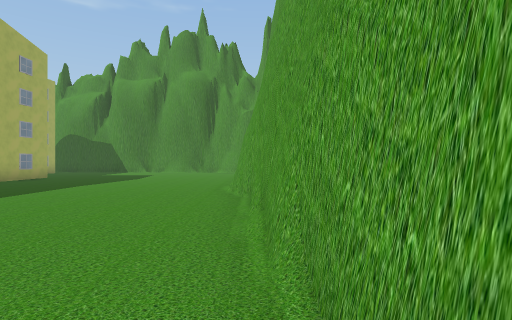
view 1 (above)

24 first-person views from a walk through a scene from a Unity 3-D project. The camera is 1.4 m above the floor, looks level and sees 80° across. The floor is counted in squares, 2 m on a side. Each view is taken from the middle of a square. On the plan, view 1 faces up. The plan holds only what a view shows up to about 10 squares ahead; the rest is blank. The place goes on beyond the plan. The player is left out. Some surface patterns are stand-ins.

view 2
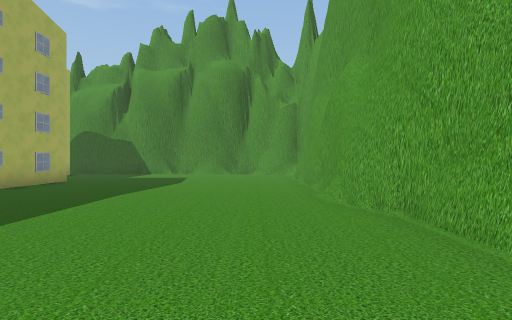

view 3
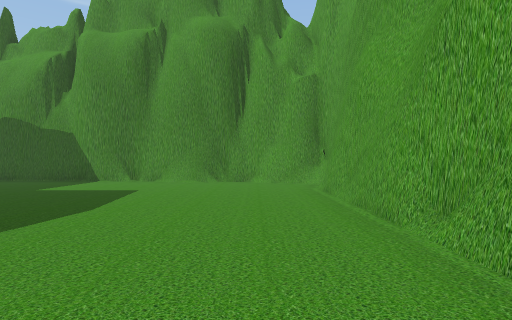

view 4
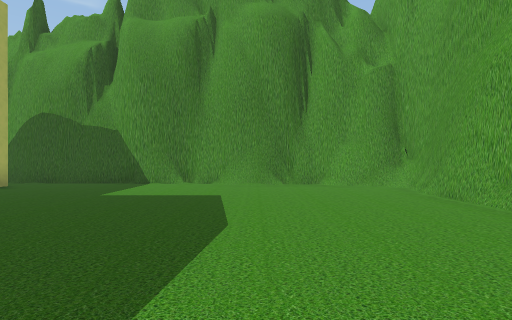

view 5
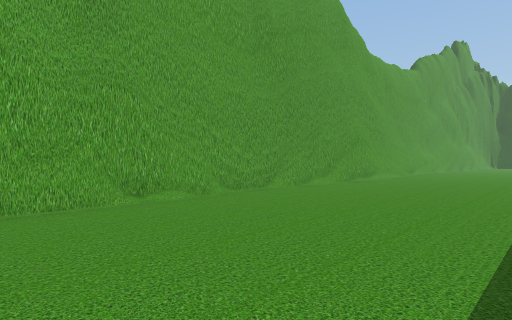

view 6
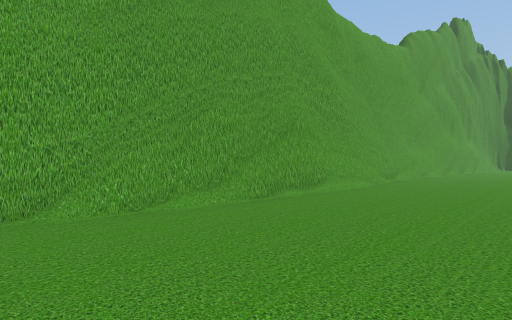

view 7
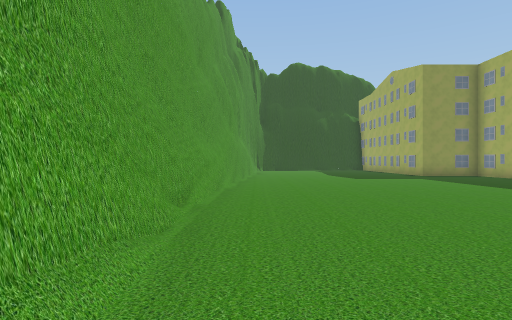

view 8
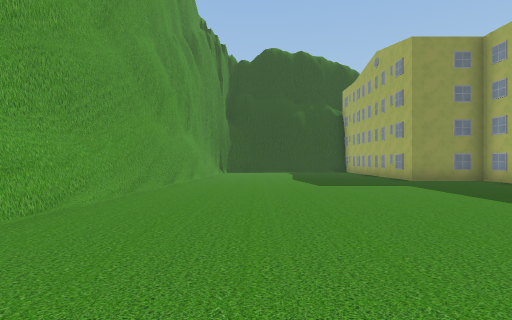

view 9
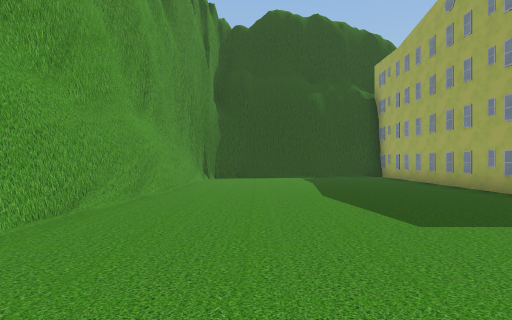

view 10
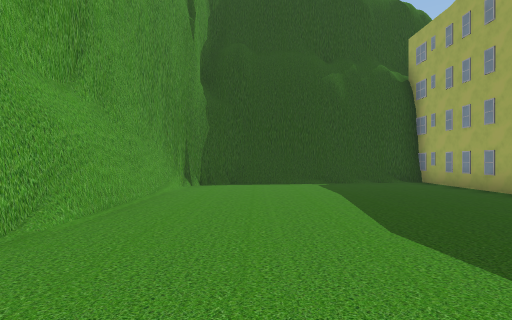

view 11
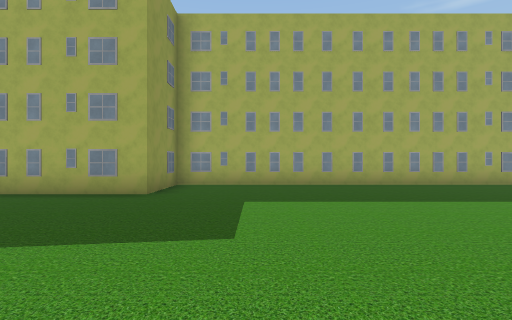

view 12
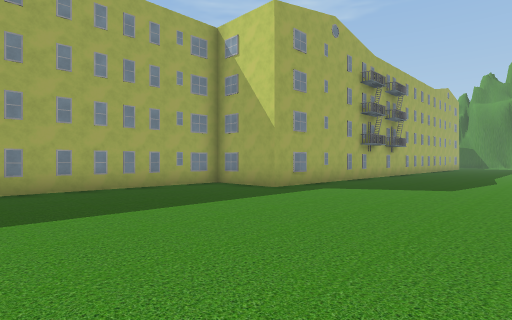

view 13
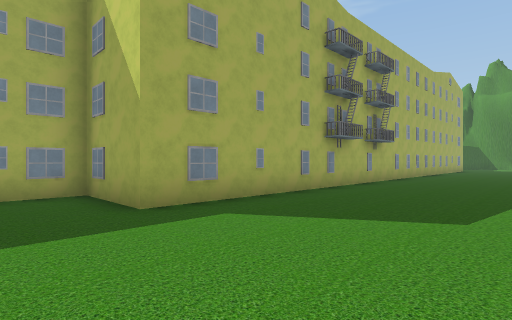

view 14
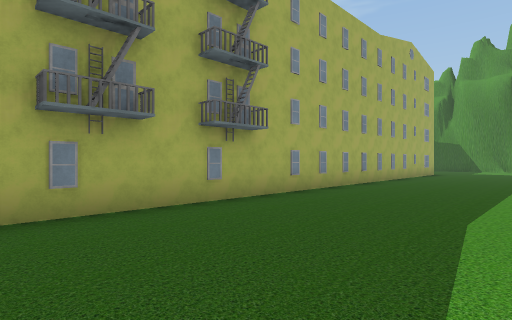

view 15
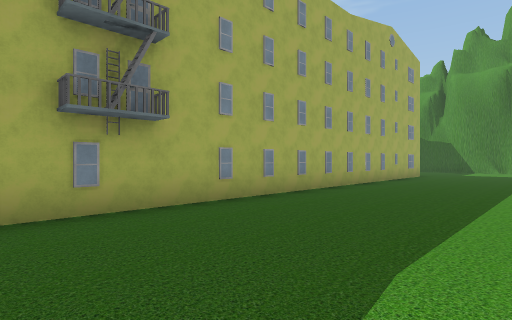

view 16
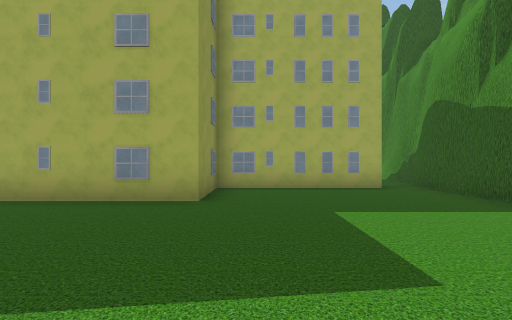

view 17
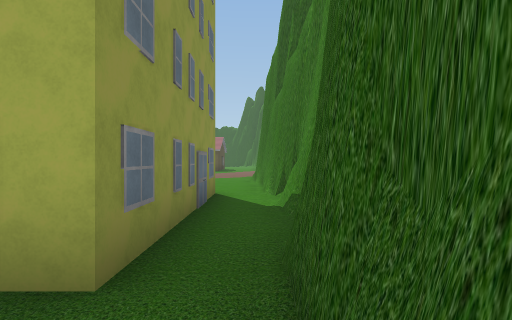

view 18
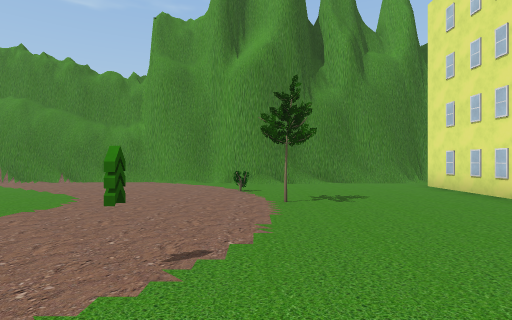

view 19
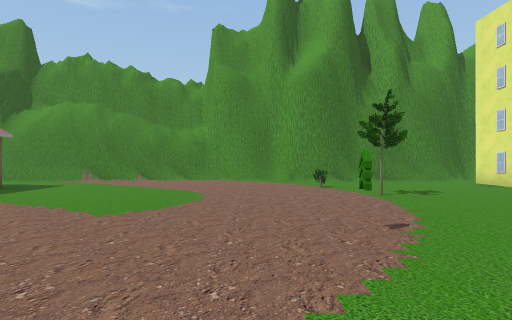

view 20
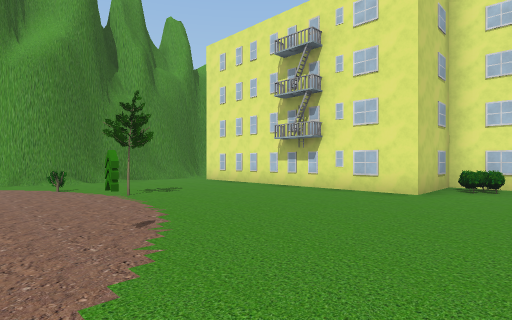

view 21
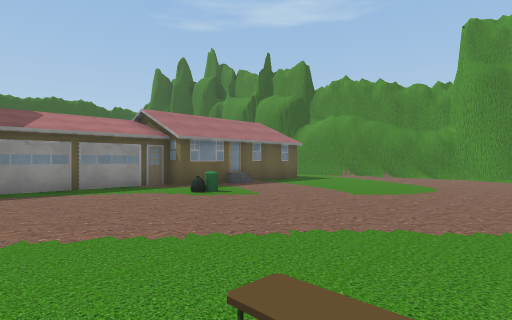

view 22
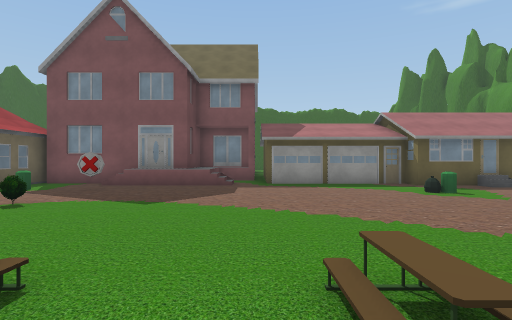

view 23
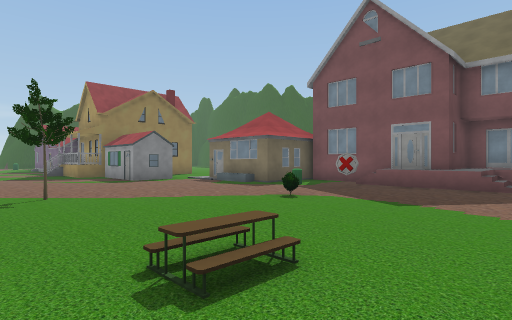

view 24
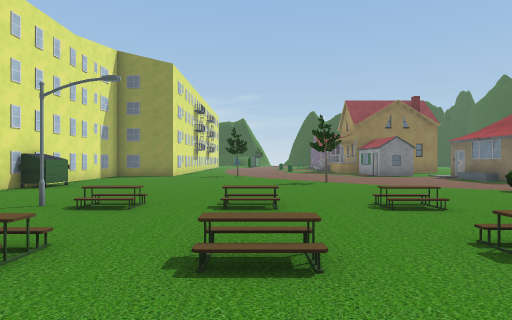

### Floor plan
Key: @ floor where view 1 was taken; # wall or solid block; . main floor; : floor 0.25 m higher than the main floor; / step, stairs or slope; B bush; T tree; U building; I bin; S streetlight; O other object.
Columns run from 29 left of view 1 to 1 right of it. Each row starts with its distance up from view 1.
 18  ########################
 17 .........##.............#####
 16 ..............#####.........##
 15 .........B....#   #..........#
 14  .............#   #..........#
 13   ........T...#   #..........#
 12  .............#   ###........#
 11  .............#     #........#
 10 #.O.....O.....#     #........#
  9 U.I...........###   #........#
  8 #..............B#   #........#
  7 #............  B    #........#
  6 #......O/.O.O       #........#
  5 ..............      #........#
  4 /..............     #........##
  3  .......O.O.OS.     #......../#
  2  ...............    #......../#
  1  .O.B...........#   #.........#
  0 ..I.............I   #........@#
 -1 ........T.......#   #.........#
 -2 ###.............#   #........##
 -3    ......           #........#
 -4     .....           #........#
 -5      ....           #........#
 -6       ...           #........#
 -7        ..           #........#
 -8                   ###........##
 -9                   #..........:#
-10                   #..........##
-11                   #..........#
-12                   #..........#
-13                   #..........#
-14                   #..........#
-15                   #..........#
-16                   #..........#
-17                   #..........#
-18                   #..........#
-19                   ###......./#
-20                     #......./
-21                     #......./
-22                     #......./
-23                     #......./
-24                     #.......#
-25                     #....####
-26                     ######

Where each view was taken, in squares from view 1:
view 1: 0 up, 0 right, facing up
view 2: 2 up, 2 left, facing up
view 3: 7 up, 2 left, facing up
view 4: 8 up, 4 left, facing up
view 5: 6 up, 5 left, facing down-right
view 6: 1 up, 4 left, facing down-right
view 7: 5 down, 1 left, facing down
view 8: 8 down, 3 left, facing down
view 9: 13 down, 3 left, facing down
view 10: 16 down, 3 left, facing down
view 11: 16 down, 2 left, facing left
view 12: 14 down, 3 left, facing up-left
view 13: 10 down, 4 left, facing up-left
view 14: 4 down, 4 left, facing up-left
view 15: 2 down, 4 left, facing up-left
view 16: 13 up, 3 left, facing left
view 17: 17 up, 9 left, facing left
view 18: 8 up, 20 left, facing up
view 19: 7 up, 22 left, facing up
view 20: 7 up, 22 left, facing up-right
view 21: 5 up, 21 left, facing up-left
view 22: 5 up, 20 left, facing left
view 23: 5 up, 20 left, facing down-left
view 24: 8 up, 19 left, facing down
